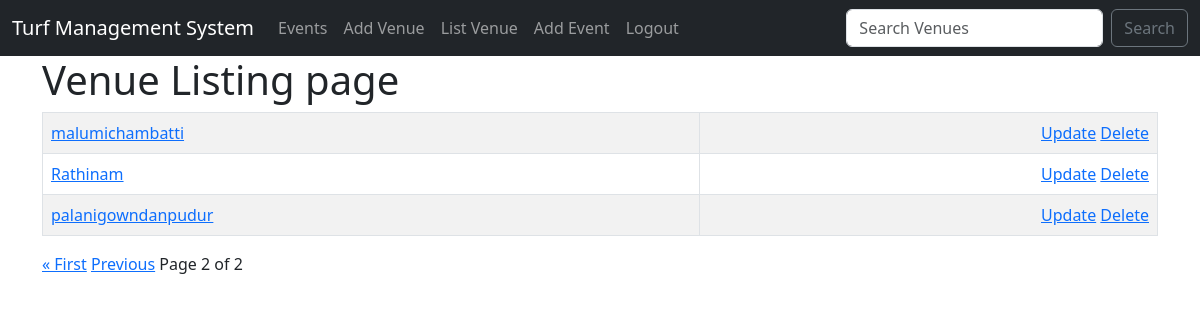
Page /list_venue/?page=3 (signed in) on the earlier database version.
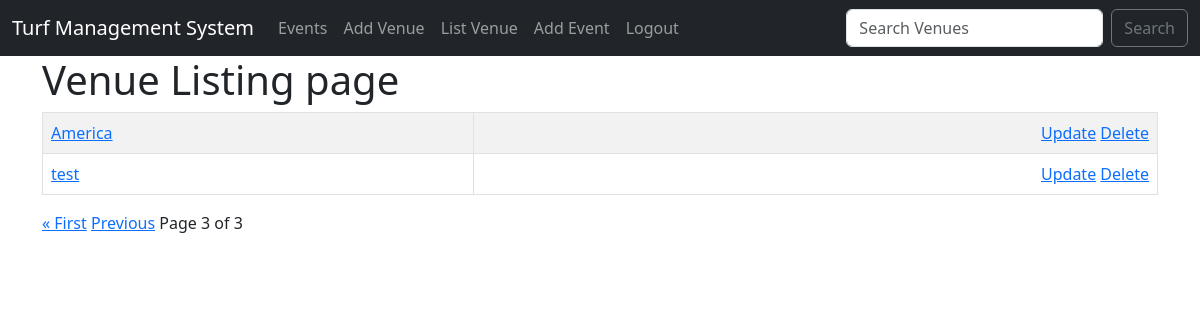
Same page on the later database version.
### events/models.py (models this page shows)
class Venue_DB(models.Model):
    name = models.CharField('venue name',max_length=100)
    address = models.CharField('address',max_length=100)
    pin_code = models.CharField('pin code',max_length=15,blank=True)
    phone = models.CharField("phone number",max_length=15,blank=True)
    web = models.URLField("Website Address",blank=True)
    email_address = models.EmailField('EmailField',blank=True)
    owner = models.IntegerField('owner id' , blank=False, default=1)
    venue_image = models.ImageField('image',blank=True,upload_to='images/')
    def __str__(self):
        return self.name

### events/views.py (the view)
# urls.py: path('list_venue/',views.list_venue,name='list-venue'),
def list_venue(request):
    venue_list = models.Venue_DB.objects.all()
    p=Paginator(models.Venue_DB.objects.all(),3)
    page = request.GET.get('page')
    venue = p.get_page(page)
    context = {'venue_list':venue_list,'venue':venue}
    return render(request , 'events/list_venue.html',context)

### events/templates/events/list_venue.html (shortened to what this page needs)
{% extends "events/base.html" %}
{% block content %}
    <h1>Venue Listing page</h1>
    {% if user.is_authenticated %}
    <table class="table table-striped table-hover table-bordered">
        {% for venu in venue %}
            <tr>
                <td>
                    <a href="{% url 'venue' venu.id %}">{{ venu }}</a>
                </td>
                <td align="right"><a href="{% url 'update-venue' venu.id %}">Update</a>
                    <a href="{% url 'delete-venue' venu.id %}">Delete</a>
                </td>
            </tr>
        {% endfor %}
        </table>
{% if venue.has_previous %}
<a href="?page=1">&laquo First</a>
<a href="?page={{ venue.previous_page_number }}">Previous</a>
{% endif %}
Page {{ venue.number }} of {{ venue.paginator.num_pages }}
 {% else %}
 You need to login for accessing this page
 <button type="submit" ><a href="{% url 'log-in' %}">Click Here to Login</a></button>
 {% endif %}
    <br>
{% endblock %}

Differences in the rows shown:
no longer on this page (row edited): Venue_DB: name "malumichambatti"
no longer on this page (row edited): Venue_DB: name "Rathinam"
no longer on this page (row edited): Venue_DB: name "palanigowndanpudur"
added Venue_DB: name "America"
added Venue_DB: name "test"
Other differences:
{{ venue.number }}: "2" → "3"
{{ venue.paginator.num_pages }}: "2" → "3"
